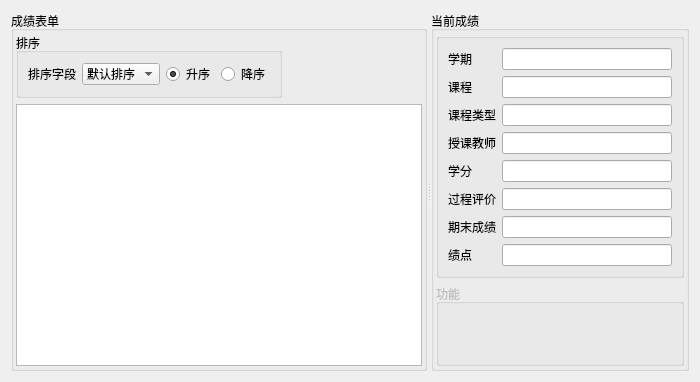
<?xml version="1.0" encoding="UTF-8"?>
<ui version="4.0">
 <class>scoreQuery</class>
 <widget class="QWidget" name="scoreQuery">
  <property name="geometry">
   <rect>
    <x>0</x>
    <y>0</y>
    <width>700</width>
    <height>382</height>
   </rect>
  </property>
  <property name="windowTitle">
   <string>scoreQuery</string>
  </property>
  <layout class="QHBoxLayout" name="horizontalLayout_5">
   <item>
    <widget class="QSplitter" name="splitter">
     <property name="orientation">
      <enum>Qt::Horizontal</enum>
     </property>
     <widget class="QGroupBox" name="groupBox_6">
      <property name="title">
       <string>成绩表单</string>
      </property>
      <layout class="QVBoxLayout" name="verticalLayout_4">
       <property name="leftMargin">
        <number>2</number>
       </property>
       <property name="topMargin">
        <number>2</number>
       </property>
       <property name="rightMargin">
        <number>2</number>
       </property>
       <property name="bottomMargin">
        <number>2</number>
       </property>
       <item>
        <layout class="QHBoxLayout" name="horizontalLayout_4">
         <item>
          <widget class="QGroupBox" name="groupBoxSort">
           <property name="enabled">
            <bool>true</bool>
           </property>
           <property name="title">
            <string>排序</string>
           </property>
           <layout class="QHBoxLayout" name="horizontalLayout_2">
            <item>
             <widget class="QLabel" name="label_14">
              <property name="text">
               <string>排序字段</string>
              </property>
             </widget>
            </item>
            <item>
             <widget class="QComboBox" name="comboFields">
              <property name="currentText">
               <string>默认排序</string>
              </property>
              <item>
               <property name="text">
                <string>默认排序</string>
               </property>
              </item>
              <item>
               <property name="text">
                <string>学分</string>
               </property>
              </item>
              <item>
               <property name="text">
                <string>绩点</string>
               </property>
              </item>
              <item>
               <property name="text">
                <string>过程评价</string>
               </property>
              </item>
              <item>
               <property name="text">
                <string>期末成绩</string>
               </property>
              </item>
             </widget>
            </item>
            <item>
             <widget class="QRadioButton" name="radioBtnAscend">
              <property name="text">
               <string>升序</string>
              </property>
              <property name="checked">
               <bool>true</bool>
              </property>
             </widget>
            </item>
            <item>
             <widget class="QRadioButton" name="radioBtnDescend">
              <property name="text">
               <string>降序</string>
              </property>
             </widget>
            </item>
           </layout>
          </widget>
         </item>
         <item>
          <spacer name="horizontalSpacer">
           <property name="orientation">
            <enum>Qt::Horizontal</enum>
           </property>
           <property name="sizeHint" stdset="0">
            <size>
             <width>40</width>
             <height>20</height>
            </size>
           </property>
          </spacer>
         </item>
        </layout>
       </item>
       <item>
        <widget class="QTableView" name="tableView">
         <property name="styleSheet">
          <string notr="true">alternate-background-color: rgb(211, 249, 248);</string>
         </property>
         <property name="editTriggers">
          <set>QAbstractItemView::NoEditTriggers</set>
         </property>
         <property name="alternatingRowColors">
          <bool>true</bool>
         </property>
         <property name="sortingEnabled">
          <bool>false</bool>
         </property>
         <attribute name="horizontalHeaderCascadingSectionResizes">
          <bool>false</bool>
         </attribute>
         <attribute name="horizontalHeaderDefaultSectionSize">
          <number>80</number>
         </attribute>
         <attribute name="horizontalHeaderHighlightSections">
          <bool>false</bool>
         </attribute>
         <attribute name="horizontalHeaderShowSortIndicator" stdset="0">
          <bool>false</bool>
         </attribute>
         <attribute name="horizontalHeaderStretchLastSection">
          <bool>true</bool>
         </attribute>
         <attribute name="verticalHeaderDefaultSectionSize">
          <number>25</number>
         </attribute>
        </widget>
       </item>
      </layout>
     </widget>
     <widget class="QGroupBox" name="groupBox">
      <property name="title">
       <string>当前成绩</string>
      </property>
      <layout class="QVBoxLayout" name="verticalLayout_3">
       <property name="leftMargin">
        <number>2</number>
       </property>
       <property name="topMargin">
        <number>2</number>
       </property>
       <property name="rightMargin">
        <number>2</number>
       </property>
       <property name="bottomMargin">
        <number>2</number>
       </property>
       <item>
        <layout class="QHBoxLayout" name="horizontalLayout">
         <item>
          <widget class="QGroupBox" name="groupBox_5">
           <property name="title">
            <string/>
           </property>
           <layout class="QFormLayout" name="formLayout">
            <item row="0" column="0">
             <widget class="QLabel" name="label_8">
              <property name="text">
               <string>学期</string>
              </property>
              <property name="buddy">
               <cstring>courseName</cstring>
              </property>
             </widget>
            </item>
            <item row="0" column="1">
             <widget class="QLineEdit" name="term">
              <property name="readOnly">
               <bool>true</bool>
              </property>
             </widget>
            </item>
            <item row="1" column="0">
             <widget class="QLabel" name="label_2">
              <property name="text">
               <string>课程</string>
              </property>
              <property name="buddy">
               <cstring>courseName</cstring>
              </property>
             </widget>
            </item>
            <item row="1" column="1">
             <widget class="QLineEdit" name="courseName">
              <property name="readOnly">
               <bool>true</bool>
              </property>
             </widget>
            </item>
            <item row="2" column="0">
             <widget class="QLabel" name="label_9">
              <property name="text">
               <string>课程类型</string>
              </property>
              <property name="buddy">
               <cstring>courseName</cstring>
              </property>
             </widget>
            </item>
            <item row="2" column="1">
             <widget class="QLineEdit" name="courseType">
              <property name="readOnly">
               <bool>true</bool>
              </property>
             </widget>
            </item>
            <item row="3" column="0">
             <widget class="QLabel" name="label_3">
              <property name="text">
               <string>授课教师</string>
              </property>
              <property name="buddy">
               <cstring>courseName</cstring>
              </property>
             </widget>
            </item>
            <item row="3" column="1">
             <widget class="QLineEdit" name="teacherName">
              <property name="readOnly">
               <bool>true</bool>
              </property>
             </widget>
            </item>
            <item row="4" column="0">
             <widget class="QLabel" name="label_5">
              <property name="text">
               <string>学分</string>
              </property>
              <property name="buddy">
               <cstring>courseName</cstring>
              </property>
             </widget>
            </item>
            <item row="4" column="1">
             <widget class="QLineEdit" name="point">
              <property name="readOnly">
               <bool>true</bool>
              </property>
             </widget>
            </item>
            <item row="5" column="0">
             <widget class="QLabel" name="label_6">
              <property name="text">
               <string>过程评价</string>
              </property>
              <property name="buddy">
               <cstring>courseName</cstring>
              </property>
             </widget>
            </item>
            <item row="5" column="1">
             <widget class="QLineEdit" name="processEvaluation">
              <property name="readOnly">
               <bool>true</bool>
              </property>
             </widget>
            </item>
            <item row="6" column="0">
             <widget class="QLabel" name="label_4">
              <property name="text">
               <string>期末成绩</string>
              </property>
              <property name="buddy">
               <cstring>courseName</cstring>
              </property>
             </widget>
            </item>
            <item row="6" column="1">
             <widget class="QLineEdit" name="finalExam">
              <property name="readOnly">
               <bool>true</bool>
              </property>
             </widget>
            </item>
            <item row="7" column="0">
             <widget class="QLabel" name="label_7">
              <property name="text">
               <string>绩点</string>
              </property>
              <property name="buddy">
               <cstring>courseName</cstring>
              </property>
             </widget>
            </item>
            <item row="7" column="1">
             <widget class="QLineEdit" name="gradePoint">
              <property name="readOnly">
               <bool>true</bool>
              </property>
             </widget>
            </item>
           </layout>
          </widget>
         </item>
        </layout>
       </item>
       <item>
        <widget class="QGroupBox" name="toolgroup">
         <property name="enabled">
          <bool>false</bool>
         </property>
         <property name="title">
          <string>功能</string>
         </property>
         <property name="flat">
          <bool>true</bool>
         </property>
         <layout class="QVBoxLayout" name="verticalLayout_2">
          <property name="leftMargin">
           <number>2</number>
          </property>
          <property name="topMargin">
           <number>2</number>
          </property>
          <property name="rightMargin">
           <number>2</number>
          </property>
          <property name="bottomMargin">
           <number>2</number>
          </property>
         </layout>
        </widget>
       </item>
      </layout>
     </widget>
    </widget>
   </item>
  </layout>
 </widget>
 <resources/>
 <connections/>
</ui>
